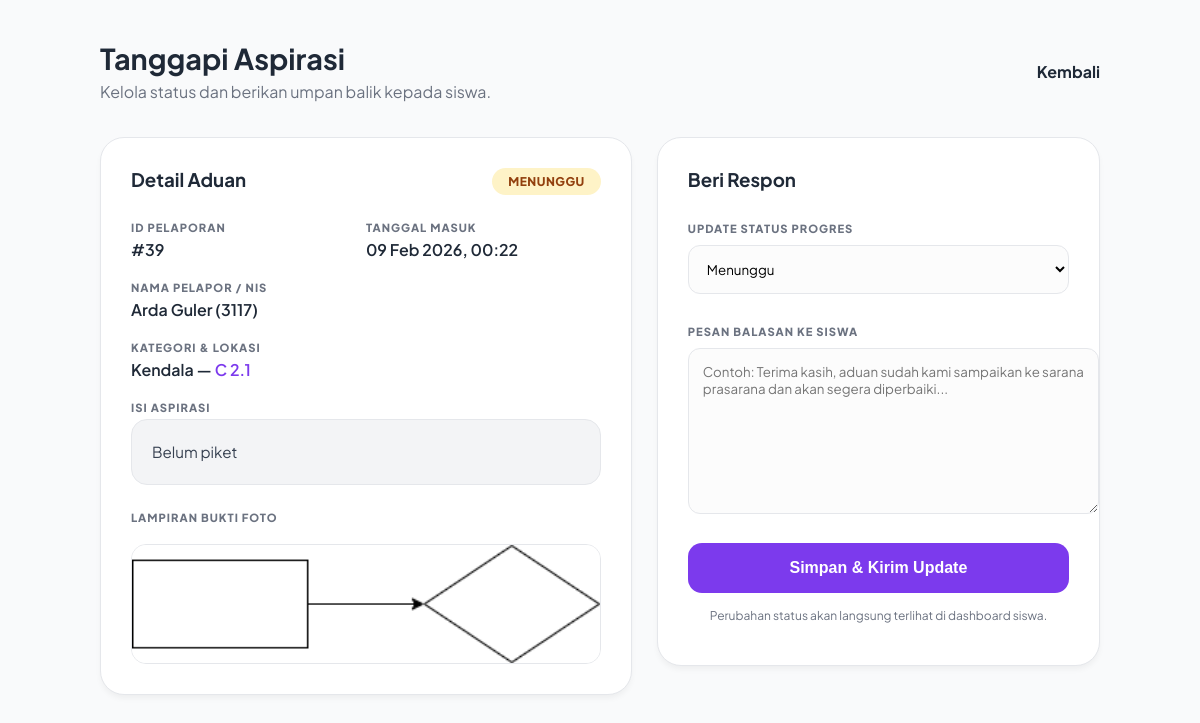
The page /admin/tanggapi.php?id=35 (signed in) on the database its author committed.
### tables this page shows
CREATE TABLE `aspirasi` (
  `id_aspirasi` int(5) NOT NULL,
  `status` enum('Menunggu','Proses','Selesai') DEFAULT 'Menunggu',
  `id_kategori` int(5) DEFAULT NULL,
  `feedback` varchar(255) DEFAULT NULL,
  `id_pelaporan` int(5) DEFAULT NULL
);

CREATE TABLE `input_aspirasi` (
  `id_pelaporan` int(5) NOT NULL,
  `nis` int(10) DEFAULT NULL,
  `id_kategori` int(5) DEFAULT NULL,
  `lokasi` varchar(50) DEFAULT NULL,
  `ket` varchar(50) DEFAULT NULL,
  `foto` varchar(255) DEFAULT NULL,
  `tgl_pelaporan` timestamp NOT NULL DEFAULT current_timestamp(),
  `nama` varchar(100) NOT NULL
);

CREATE TABLE `siswa` (
  `nis` int(10) NOT NULL,
  `password` varchar(255) DEFAULT NULL,
  `nama` varchar(255) DEFAULT NULL,
  `kelas` varchar(10) DEFAULT NULL
);

CREATE TABLE `kategori` (
  `id_kategori` int(5) NOT NULL,
  `ket_kategori` varchar(30) DEFAULT NULL
);

### admin/tanggapi.php (the view, shortened to what this page needs)
<?php
include '../config.php';
$id_aspirasi = mysqli_real_escape_string($conn, $_GET['id']);
$query = "SELECT a.*, i.lokasi, i.ket, i.tgl_pelaporan, i.foto, i.nis, s.nama as nama_siswa, k.ket_kategori
          FROM Aspirasi a
          JOIN Input_Aspirasi i ON a.id_pelaporan = i.id_pelaporan
          LEFT JOIN Siswa s ON i.nis = s.nis
          LEFT JOIN Kategori k ON a.id_kategori = k.id_kategori
          WHERE a.id_aspirasi = '$id_aspirasi'";
$exec = mysqli_query($conn, $query);
$data = mysqli_fetch_assoc($exec);
?>
<!DOCTYPE html>
<html lang="id">
<head>
</head>
<body>
<div class="container">
    <div style="display:flex; justify-content:space-between; align-items:center; margin-bottom:35px;">
        <div>
            <h2 style="margin:0; font-size:1.8rem;">Tanggapi Aspirasi</h2>
            <p style="margin:5px 0 0 0; color:var(--text-gray);">Kelola status dan berikan umpan balik kepada siswa.</p>
        </div>
        <a href="index.php" style="text-decoration:none; color:var(--text-dark); font-weight:700; display:flex; align-items:center; gap:8px;">
            <i class="ph-bold ph-arrow-left"></i> Kembali
        </a>
    </div>
    <div class="grid">
        <div class="card">
            <div style="display:flex; justify-content:space-between; align-items:flex-start; margin-bottom:25px;">
                <h3 style="margin:0;">Detail Aduan</h3>
                <?php
                    $st_class = strtolower($data['status']);
                    echo "<span class='badge status-$st_class'>{$data['status']}</span>";
                ?>
            </div>
            <div style="display:grid; grid-template-columns: 1fr 1fr;">
                <div>
                    <div class="info-label">ID Pelaporan</div>
                    <div class="info-value">#<?= $data['id_pelaporan'] ?></div>
                </div>
                <div>
                    <div class="info-label">Tanggal Masuk</div>
                    <div class="info-value"><?= date('d M Y, H:i', strtotime($data['tgl_pelaporan'])) ?></div>
                </div>
            </div>
            <div class="info-label">Nama Pelapor / NIS</div>
            <div class="info-value"><?= htmlspecialchars($data['nama_siswa'] ?? 'Siswa') ?> (<?= $data['nis'] ?>)</div>
            <div class="info-label">Kategori & Lokasi</div>
            <div class="info-value"><?= $data['ket_kategori'] ?> — <span style="color:var(--primary)"><?= $data['lokasi'] ?></span></div>
            <div class="info-label">Isi Aspirasi</div>
            <div style="background:#f3f4f6; padding:20px; border-radius:16px; font-size:0.95rem; line-height:1.6; color:#374151; border: 1px solid #e5e7eb;">
                <?= nl2br(htmlspecialchars($data['ket'])) ?>
            </div>
            <?php if(!empty($data['foto'])): ?>
                <div style="margin-top:25px;">
                    <div class="info-label">Lampiran Bukti Foto</div>
                    <div class="img-container">
                        <img src="../assets/img/laporan/<?= $data['foto'] ?>" style="width:100%; display:block; cursor:pointer;" onclick="window.open(this.src)">
                    </div>
                </div>
            <?php endif; ?>
        </div>
        <div class="card" style="height: fit-content; position: sticky; top: 40px;">
            <h3 style="margin:0 0 25px 0;">Beri Respon</h3>
            <form method="POST">
                <div>
                    <label class="info-label">Update Status Progres</label>
                    <select name="status" required>
                        <option value="Menunggu" <?= $data['status'] == 'Menunggu' ? 'selected' : '' ?>>Menunggu</option>
                    </select>
                </div>
                <div style="margin-top:25px;">
                    <label class="info-label">Pesan Balasan Ke Siswa</label>
                    <textarea name="feedback" rows="8" placeholder="Contoh: Terima kasih, aduan sudah kami sampaikan ke sarana prasarana dan akan segera diperbaiki..." required></textarea>
                </div>
                <button type="submit" name="simpan_tanggapan" class="btn-submit">
                    <i class="ph-bold ph-floppy-disk"></i> Simpan & Kirim Update
                </button>
            </form>
            <p style="font-size: 0.75rem; color: var(--text-gray); margin-top: 15px; text-align: center;">
                <i class="ph ph-info"></i> Perubahan status akan langsung terlihat di dashboard siswa.
            </p>
        </div>
    </div>
</div>
</body>
</html>

### admin/tanggapi.php (style rules this page uses)
:root { --primary: #7c3aed; --primary-hover: #6d28d9; --bg: #f9fafb; --white: #ffffff; --border: #e5e7eb; --text-dark: #1f2937; --text-gray: #6b7280; }
body { font-family: 'Plus Jakarta Sans', sans-serif; background: var(--bg); color: var(--text-dark); padding: 40px 20px; margin: 0; }
.container { max-width: 1000px; margin: 0 auto; }
.grid { display: grid; grid-template-columns: 1.2fr 1fr; gap: 25px; }
.card { background: var(--white); border-radius: 24px; border: 1px solid var(--border); padding: 30px; box-shadow: 0 4px 6px -1px rgba(0,0,0,0.05); }
.badge { padding: 6px 16px; border-radius: 50px; font-size: 0.75rem; font-weight: 800; text-transform: uppercase; letter-spacing: 0.5px; }
.status-menunggu { background: #fef3c7; color: #92400e; }
.info-label { font-size: 0.7rem; color: var(--text-gray); text-transform: uppercase; font-weight: 800; letter-spacing: 1px; margin-bottom: 5px; }
.info-value { font-weight: 600; margin-bottom: 20px; color: var(--text-dark); }
textarea, select { width: 100%; padding: 14px; border-radius: 12px; border: 1px solid var(--border); margin-top: 8px; font-family: inherit; background: #fcfcfc; outline: none; }
.btn-submit { width: 100%; background: var(--primary); color: white; border: none; padding: 16px; border-radius: 14px; font-weight: 700; cursor: pointer; margin-top: 25px; font-size: 1rem; transition: 0.2s; }
.img-container { margin-top: 20px; border-radius: 15px; overflow: hidden; border: 1px solid var(--border); }

### rows shown on the page
aspirasi: status "MENUNGGU", id_pelaporan "39", id_pelaporan.tgl_pelaporan "09 Feb 2026, 00:22", siswa.nama "Arda Guler", id_pelaporan.nis "3117", id_kategori.ket_kategori "Kendala", id_pelaporan.lokasi "C 2.1", id_pelaporan.ket "Belum piket", id_pelaporan.foto (picture), status "Menunggu"
